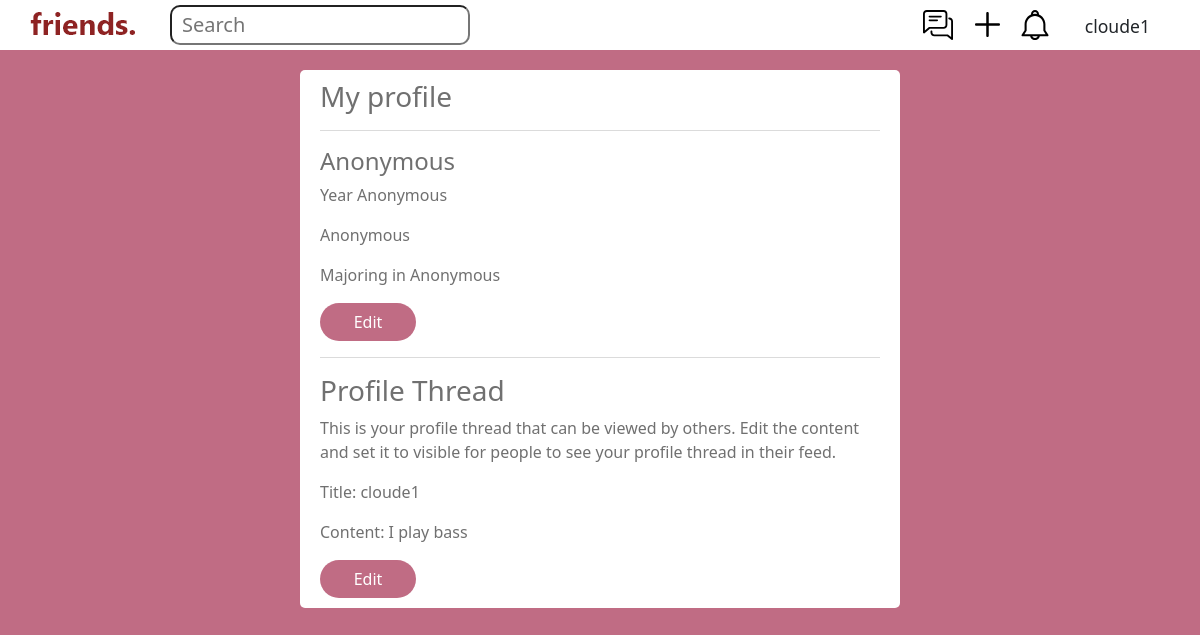
/profile/1 (signed in), run on an earlier commit of the app's database.
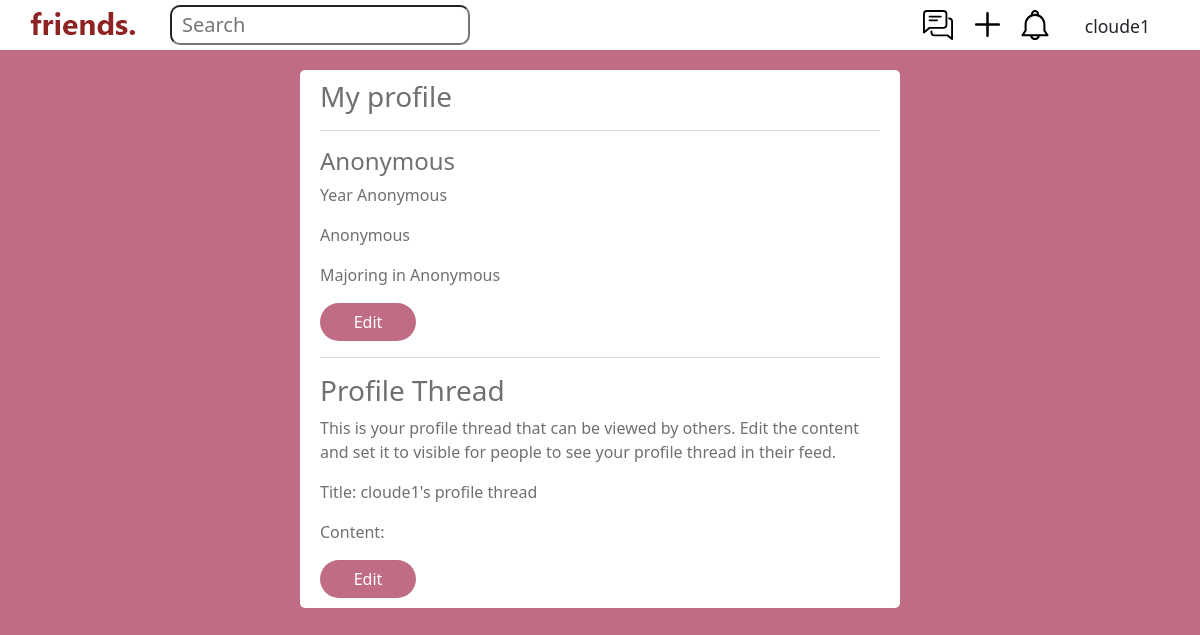
And on a later commit of the database.
### main/models.py (models this page shows, shortened)
class UserProfile(models.Model):
	user = models.OneToOneField(User, on_delete=models.CASCADE)
	name = models.CharField(max_length=50, default='Anonymous', blank=True)
	year = models.CharField(max_length=10, choices=(('Anonymous', 'Anonymous'),
		('1', '1'),('2', '2'), ('3', '3'), ('4', '4')), default='Anonymous')
	view_chronological = models.BooleanField(default=True)
	FACULTY_CHOICES = (
		('Anonymous', 'Anonymous'),
		('Business','Business'),
		('Computing', 'Computing'),
		('Science','Science'),
		('Law','Law'),
		('Wtv','Wtv'),
	)
	faculty = models.CharField(max_length=10, choices=FACULTY_CHOICES, default='Anonymous')
	major = models.CharField(max_length=50, default='Anonymous')

class Thread(models.Model):
	LOCATION_CHOICES = (
		('General', 'General'),
		('COM','Computing'),
		('KR MRT', 'KR MRT'),
		('SCI','SCI'),
		('BIZ', 'BIZ'),
		('WTV', 'WTV')
	)
	user = models.ForeignKey(User, on_delete=models.CASCADE)
	title = models.CharField(max_length=100, default='', blank=True)
	content = models.CharField(max_length=1000, default='', blank=True)
	location = models.CharField(max_length=30, default='General', choices=LOCATION_CHOICES)
	tags = models.JSONField(default=list, null=True)
	created_at = models.DateTimeField(auto_now_add=True)
	viewable = models.BooleanField(default=True)
	profile = models.OneToOneField(UserProfile, on_delete=models.CASCADE, null=True)
	KW_EXTRACTOR = yake.KeywordExtractor(lan="en", n=1, dedupLim=0.9, top=10, features=None)
	class Meta:
		unique_together = (("title", "content"),)

### main/views.py (the view, shortened to what this page needs)
# urls.py: path("profile/<int:id>", views.profile, name="profile"),
@login_required(login_url='/loginprompt')
def profile(response, id):
	this_userprofile = UserProfile.objects.get(id=id)
	is_curr_user = id == response.user.id
	return render(response, "main/profile.html", {"t":response.user.userprofile.thread,
		"this_userprofile":this_userprofile, "is_curr_user":is_curr_user})

### main/templates/main/profile.html (shortened to what this page needs)
{% extends 'main/base.html' %}
{% load static %}
{% block content %}
	<div class="center">
		<div class="requests">
			{% if is_curr_user %}
				<h3>My profile</h3>
				<hr>
				<div class="">
					<h4>{{user.userprofile.name}}</h4>
					<p>Year {{user.userprofile.year}}</p>
					<p>{{user.userprofile.faculty}}</p>
					<p>Majoring in {{user.userprofile.major}}</p>
				</div>
				<a href="/edit_profile">
			   		<button class="comment-btns-btn btn">Edit</button>
				</a>
			{% endif %}
			<hr>
			{% if is_curr_user %}
			<h3>Profile Thread</h3>
			<p>This is your profile thread that can be viewed by others. Edit the content
				and set it to visible for people to see your profile thread in their feed.</p>
			<p>Title: {{t.title}}</p>
			<p>Content: {{t.content}}</p>
			<a href="/edit_profile_thread">
		   		<button class="comment-btns-btn btn">Edit</button>
			</a>
			{% endif %}
		</div>
	</div>
{% endblock %}

### main/templates/main/base.html (shortened to what this page needs)
{% load static %}
<!doctype html>
<html lang="en">
<head>
	<link href="https://cdn.jsdelivr.net/npm/bootstrap@5.0.1/dist/css/bootstrap.min.css" rel="stylesheet">
	<link rel="stylesheet" href="{% static 'css/styles.css' %}">
</head>
<body>
	<nav class="topnav">
		<a class="brand" href="/">
			<img src="{% static 'images/friends.png' %}" alt="home">
		</a>
		<form class="searchbar" method="get" action="search">
			<input class="bar" type="search" name="q" placeholder="Search" aria-label="Search" />
		</form>
		{% if user.is_authenticated %}
			<a class="topnavicon" href="/notifications">
				<img class='bell' src="{% static 'images/bell.svg' %}" alt="notifs">
			</a>
			<a class="topnavicon" href="/create">
				<img class='plus' src="{% static 'images/plus.svg' %}" alt="create">
			</a>
			<a class="topnavicon" href="/chatlist">
				<img class='chatlist' src="{% static 'images/chat.svg' %}" alt="chatlist">
			</a>
			<div class="dropdown">
				<p>{{user}}</p>
			</div>
		{% endif %}
	</nav>
	<div class="main">
		{% block content %}
		{% endblock %}
	</div>
</body>
</html>

### main/static/css/styles.css (style rules this page uses)
a { color: black; text-decoration: none; }
.bell { height: 30px; position: absolute; right: 150px; margin-top: 10px; }
body { background-color: #c06c84; }
.bar { position: absolute; width: 300px; height: 40px; top: 5px; left: 50px; border-radius: 10px; }
.bar::placeholder { position: absolute; font-size: 20px; top: 4px; left: 10px }
.brand { position: absolute; left: 30px; padding-top: 3px; }
.center { width: 50%; margin: 0 auto; padding-top: 20px; }
.chatlist { height: 30px; position: absolute; right: 247px; margin-top: 10px; }
.comment-btns-btn { width: 96px; border-radius: 20px; color: white; background-color: #c06c84; }
.dropdown { position: absolute; display: inline-block; right: 50px; margin-top: 13px; font-size: 1.1rem; }
.main { margin-top: 50px; }
.plus { height: 25px; position: absolute; right: 200px; margin-top: 12px; }
.requests { background-color: white; border-radius: 5px; height: 100%; color: #707070; padding: 10px 20px; }
.searchbar { position: absolute; left: 120px; }
.topnav { position: fixed; top: 0; width: 100%; height: 50px; background-color: white; }
.topnavicon { display: block; }

What changed in the data, as far as the page shows it:
changed Thread: title "cloude1" → "cloude1's profile thread"; content "I play bass" → (not shown)
